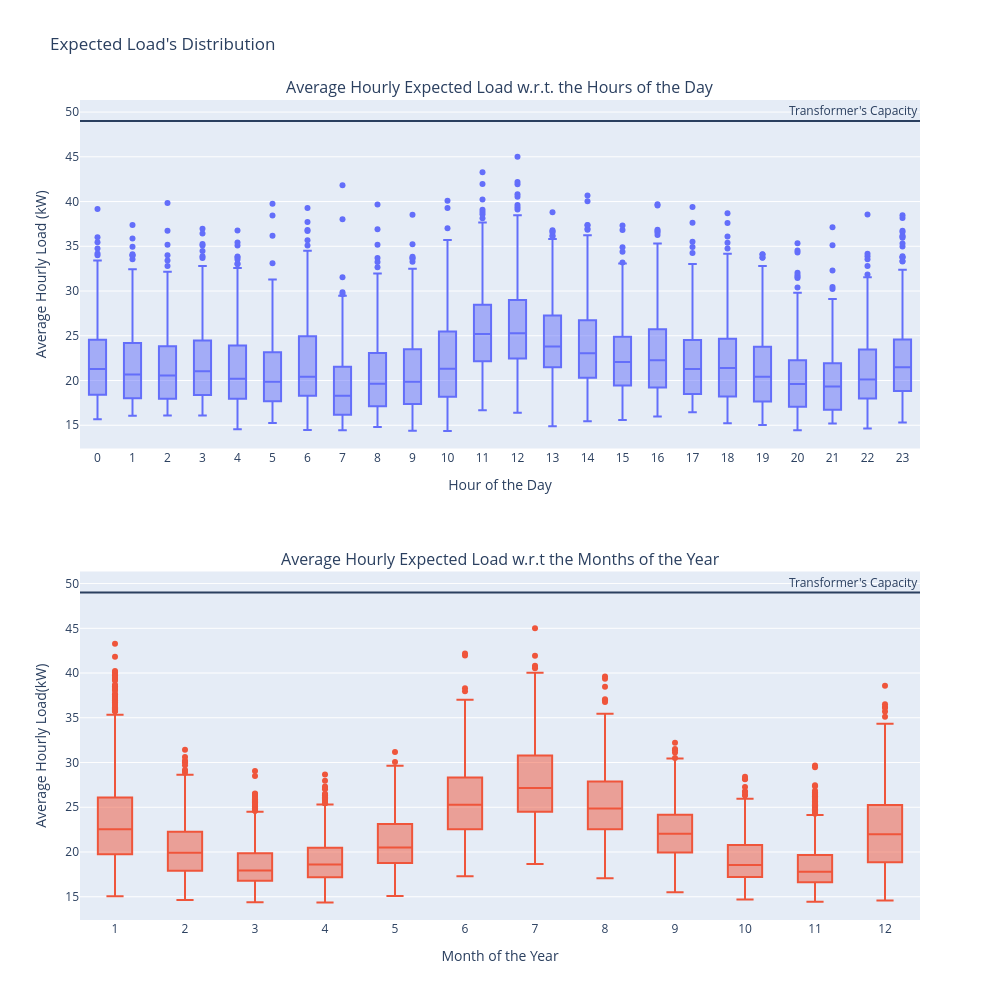

Here is the notebook cell this chart was saved with:
### Code cell
# Plot the distribution of the expected load with respect to the hours of the day and the months of the year.
fig = make_subplots(
    rows=2,
    cols=1,
    vertical_spacing=0.15,
    subplot_titles=(
        "Average Hourly Expected Load w.r.t. the Hours of the Day",
        "Average Hourly Expected Load w.r.t the Months of the Year",
    ),
)

fig.add_trace(
    go.Box(
        x=transformer_aggregate_ts["timestamp"].dt.hour,
        y=transformer_aggregate_ts["power_kW_with_additional_load"],
        showlegend=False,
    ),
    row=1,
    col=1,
)

fig.add_trace(
    go.Box(
        x=transformer_aggregate_ts["timestamp"].dt.month,
        y=transformer_aggregate_ts["power_kW_with_additional_load"],
        showlegend=False,
    ),
    row=2,
    col=1,
)

fig.update_layout(title="Expected Load's Distribution")
fig.update_xaxes(title_text="Hour of the Day", row=1, col=1)
fig.update_xaxes(title_text="Month of the Year", row=2, col=1)
fig.update_yaxes(title_text="Average Hourly Load (kW)", row=1, col=1)
fig.update_yaxes(title_text="Average Hourly Load(kW)", row=2, col=1)
fig.update_layout(xaxis1=dict(tick0=1, dtick=1))
fig.update_layout(xaxis2=dict(tick0=1, dtick=1))
fig.update_layout(height=1000, width=1000)
fig.add_hline(
    y=peak_date_ts["capacity_kW"].unique()[0], annotation_text="Transformer's Capacity"
)

### Figure 1 — Plotly figure (JSON) as saved in the notebook; plotly's stock layout.template omitted (floating-point values rounded to 4 significant figures; data arrays with more than 128 entries replaced by an {"elided": "..."} marker saying what was removed)
{"data": [{"showlegend": false, "type": "box", "x": {"elided": "8782 int values"}, "xaxis": "x", "y": {"elided": "8782 float values"}, "yaxis": "y"}, {"showlegend": false, "type": "box", "x": {"elided": "8782 int values"}, "xaxis": "x2", "y": {"elided": "8782 float values"}, "yaxis": "y2"}], "layout": {"annotations": [{"font": {"size": 16}, "showarrow": false, "text": "Average Hourly Expected Load w.r.t. the Hours of the Day", "x": 0.5, "xanchor": "center", "xref": "paper", "y": 1.0, "yanchor": "bottom", "yref": "paper"}, {"font": {"size": 16}, "showarrow": false, "text": "Average Hourly Expected Load w.r.t the Months of the Year", "x": 0.5, "xanchor": "center", "xref": "paper", "y": 0.425, "yanchor": "bottom", "yref": "paper"}, {"showarrow": false, "text": "Transformer's Capacity", "x": 1, "xanchor": "right", "xref": "x domain", "y": 49.0, "yanchor": "bottom", "yref": "y"}, {"showarrow": false, "text": "Transformer's Capacity", "x": 1, "xanchor": "right", "xref": "x2 domain", "y": 49.0, "yanchor": "bottom", "yref": "y2"}], "height": 1000, "shapes": [{"type": "line", "x0": 0, "x1": 1, "xref": "x domain", "y0": 49.0, "y1": 49.0, "yref": "y"}, {"type": "line", "x0": 0, "x1": 1, "xref": "x2 domain", "y0": 49.0, "y1": 49.0, "yref": "y2"}], "title": {"text": "Expected Load's Distribution"}, "width": 1000, "xaxis": {"anchor": "y", "domain": [0.0, 1.0], "dtick": 1, "tick0": 1, "title": {"text": "Hour of the Day"}}, "xaxis2": {"anchor": "y2", "domain": [0.0, 1.0], "dtick": 1, "tick0": 1, "title": {"text": "Month of the Year"}}, "yaxis": {"anchor": "x", "domain": [0.575, 1.0], "title": {"text": "Average Hourly Load (kW)"}}, "yaxis2": {"anchor": "x2", "domain": [0.0, 0.425], "title": {"text": "Average Hourly Load(kW)"}}}}
